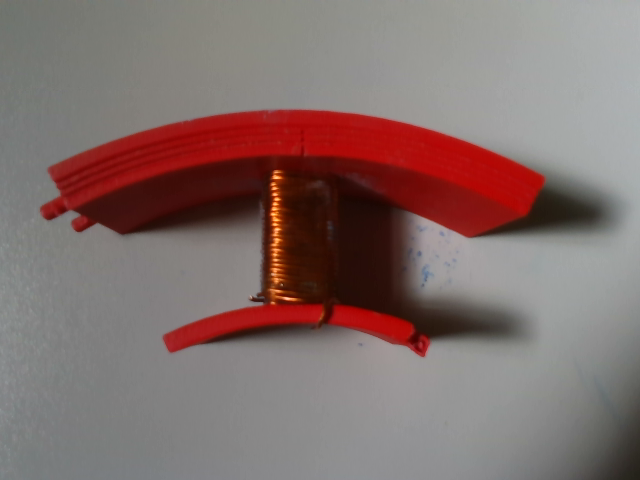
#> input picture testImage_2.png, 640 x 480 px
$ jupyter execute test.ipynb   (shell and % lines are left out)
#> lines starting #> are read from the running program, lines starting #| are printed output that depends on the picture; after the words box and inside, x2 and y2 are one past the last pixel; in counts of white or black regions, pixels touching at a corner belong together
[cell 1]
# Python version must be 3.6 ~ 3.10, which is officially supported for pyrealsense2 library

[cell 2]
import pyrealsense2 as rs
import numpy as np
import cv2
import os
import glob

[cell 3]
IMAGE_CAPTURE_D435I_PATH = "captured_images/D435i/"

[cell 4]
# === Input image path ===
input_path = "testImage_2.png"
output_path = "testImage_2_annotated.png"

# === Load and preprocess image ===
image = cv2.imread(input_path)
#> image is the input picture: shape (480, 640, 3); mean B, G, R 108.2, 110.8, 130.9
if image is None:
    raise FileNotFoundError(f"Image not found at: {input_path}")

gray = cv2.cvtColor(image, cv2.COLOR_BGR2GRAY)
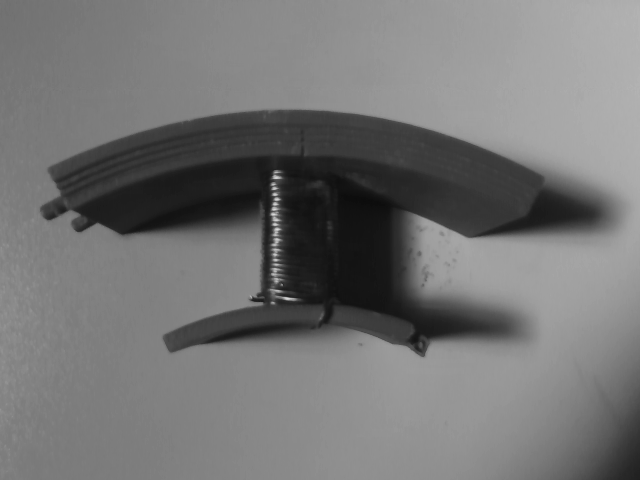
#> gray: shape (480, 640); min 12, max 218, mean 116.4

# === Enhance contrast (CLAHE) ===
clahe = cv2.createCLAHE(clipLimit=2.5, tileGridSize=(8, 8))
gray_eq = clahe.apply(gray)
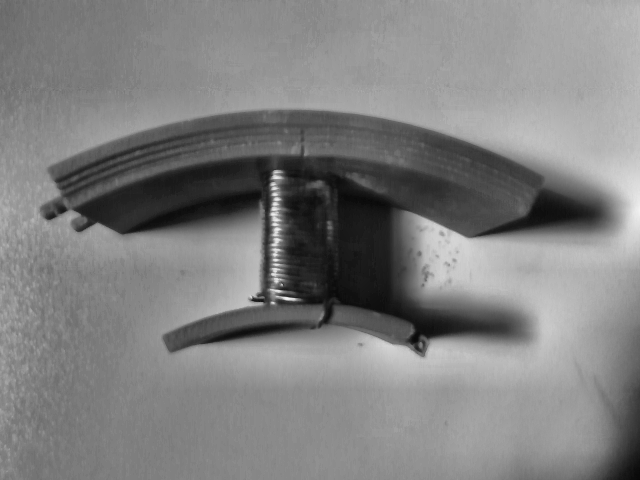
#> gray_eq: shape (480, 640); min 7, max 242, mean 128

# === Threshold to extract dark regions (potential fractures) ===
_, binary = cv2.threshold(gray_eq, 85, 255, cv2.THRESH_BINARY_INV)
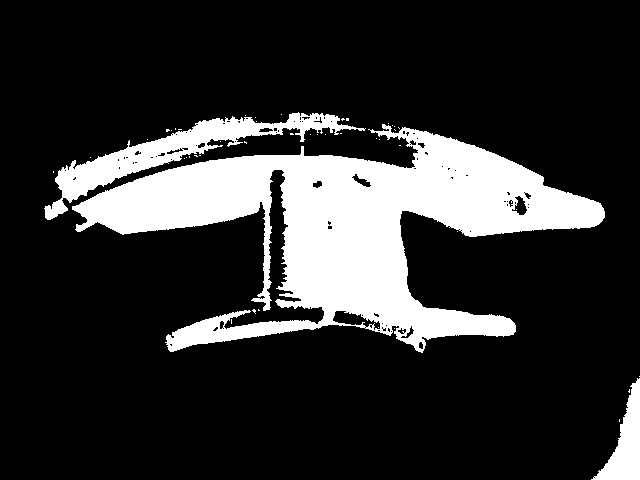
#> binary: shape (480, 640); 18.8% white; 46 white regions (43 under 20 px), largest, box (x1, y1, x2, y2) and area: (72, 124, 605, 353) 48704, (44, 112, 366, 220) 6660, (591, 378, 640, 480) 2143

# === Morphological cleaning ===
kernel = cv2.getStructuringElement(cv2.MORPH_ELLIPSE, (3, 3))
cleaned = cv2.morphologyEx(binary, cv2.MORPH_OPEN, kernel, iterations=2)
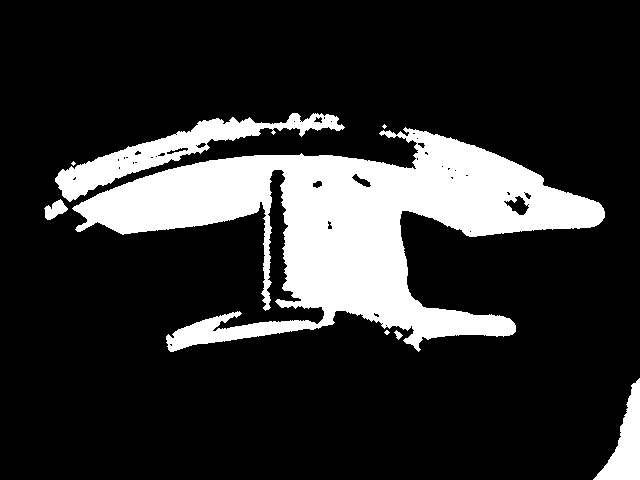
#> cleaned: shape (480, 640); 18.3% white; 8 white regions (3 under 20 px)

# === Find contours ===
contours, _ = cv2.findContours(cleaned, cv2.RETR_EXTERNAL, cv2.CHAIN_APPROX_SIMPLE)
#> contours = 8 contours, 3 with area under 20; largest, box (x1, y1, x2, y2) and area: (72, 127, 605, 352) 47146, (55, 113, 345, 202) 5705, (593, 378, 640, 480) 1993, (44, 199, 68, 220) 248, (394, 330, 403, 340) 32

# === Filter and draw yellow bounding boxes ===
output = image.copy()
fracture_count = 0

for cnt in contours:
    area = cv2.contourArea(cnt)
    if 10 < area < 1000:  # Tune this range as needed
        x, y, w, h = cv2.boundingRect(cnt)

        # Optional: Filter by shape (circularity)
        perimeter = cv2.arcLength(cnt, True)
        if perimeter == 0:
            continue
        circularity = 4 * np.pi * area / (perimeter ** 2)
        if circularity > 0.3:
            cv2.rectangle(output, (x, y), (x + w, y + h), (0, 255, 255), 2)  # Yellow box
            cv2.putText(output, "Fracture", (x, y - 5), cv2.FONT_HERSHEY_SIMPLEX,
                        0.5, (0, 255, 255), 1)  # Yellow text
            fracture_count += 1
#> this loop made 8 passes
#> (area, x, y, w, h, perimeter, circularity) on passes 2, 4: (32.5, 394, 330, 9, 10, 26.04, 0.602), (248, 44, 199, 24, 21, 75.25, 0.55)
#> area on passes 1, 6, 8: 1993, 47145.5, 5705
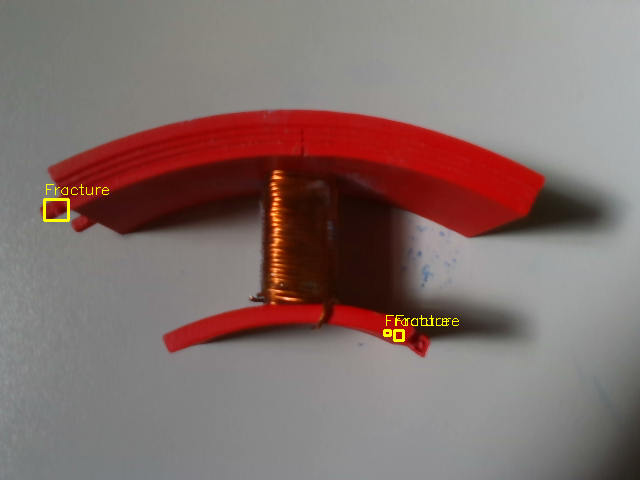
#> output: shape (480, 640, 3); 0.27% of pixels changed, all inside (x1, y1, x2, y2) = (43, 184, 459, 342)
#> after the loop, fracture_count = 3

# === Save and show result ===
cv2.imwrite(output_path, output)
print(f"Fracture detection complete. {fracture_count} regions identified.")
#| Fracture detection complete. 3 regions identified.
print(f"Annotated image saved to: {output_path}")

cv2.imshow("Fracture Detection (Yellow)", output)
cv2.waitKey(0)
cv2.destroyAllWindows()
